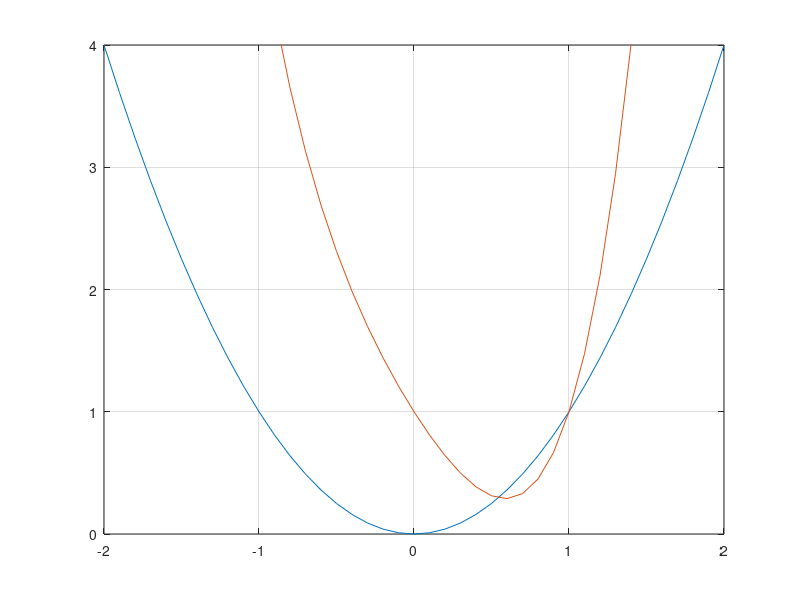

Write the MATLAB code that produced this figure. (Note: this script raises an error after producing the figure.)
d = @(x) x.^4 + x.^2 - 2.*x + 1;
f = @(x) 4*x.^3 + 2*x - 2;
df = @(x) 8*x.^2 + 2;
tol = 1e-4;
maxit = 100;
x0 = 1;
t=-2:0.1:2;

plot(t,t.^2);
hold on;
grid on;
axis([-2 2 0 4]);
plot(t,d(t));

[x,it] = newton(f,df,x0,maxit,tol)
